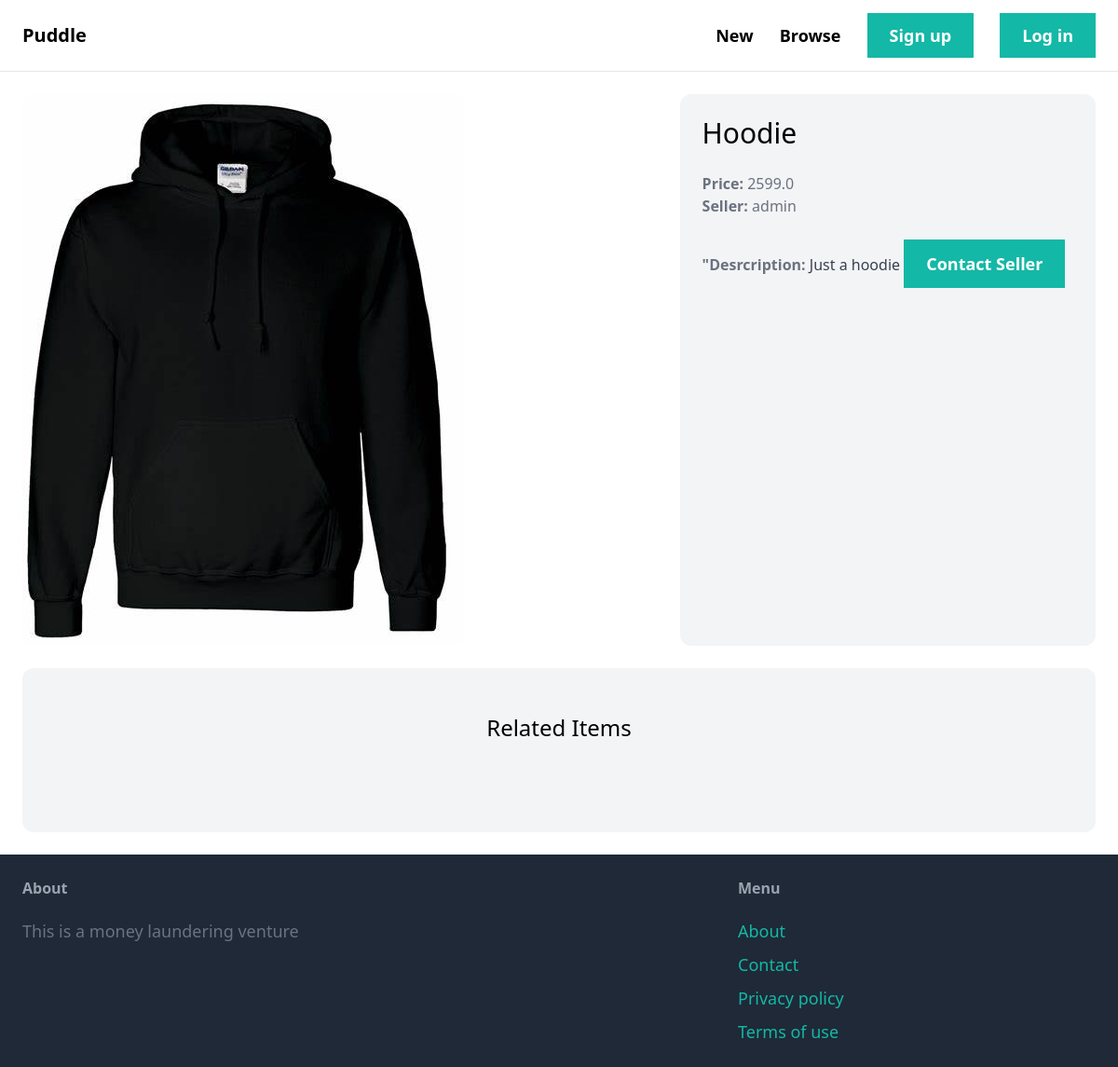
Screenshot of /items/2/ with the database file from the repository.
### item/models.py (models this page shows, shortened)
class Item(models.Model):
    category = models.ForeignKey(Category, related_name='items', on_delete=models.CASCADE)
    name = models.CharField(max_length=255)
    description = models.TextField(blank=True, null=True)
    price = models.FloatField()
    image = models.ImageField(upload_to='item_images', blank=True, null=True)
    is_sold = models.BooleanField(default = False)
    created_by = models.ForeignKey(User, related_name='items', on_delete=models.CASCADE)
    created_at = models.DateTimeField(auto_now_add=True)

### item/views.py (the view)
# urls.py: path('<int:pk>/', views.detail, name='detail'),
def detail(request, pk):
    item = get_object_or_404(Item, pk=pk)
    related_items = Item.objects.filter(category=item.category, is_sold=False).exclude(pk=pk)[0:3]
    return render(request, 'item/detail.html', {
        'item': item,
        'related_items': related_items
    })

### item/templates/item/detail.html (shortened to what this page needs)
{% extends 'core/base.html' %}
{% block content %}
<div class='grid grid-cols-5 gap-6'>
 <div class="col-span-3">
 <img src="{{item.image.url}}" class="rounded-xl">
 </div>
 <div class='col-span-2 p-6 bg-gray-100 rounded-xl'>
    <h1 class='mb-6 text-3xl'>{{item.name}}</h1>
    <p class="text-gray-500"><strong>Price: </strong>{{item.price}}</p>
    <p class="text-gray-500"><strong>Seller: </strong>{{item.created_by.username}}</p>
    <p class="text-gray-700">
        <strong class="text-gray-500">"Desrcription:</strong>
        {{item.description}}
        <a href='#' class="inline-block mt-6 px-6 py-3 text-lg font-semibold bg-teal-500 text-white hover:bg-teal-700">Contact Seller</a>
 </div>
 </div>
   <div class="mt-6 px-6 py-12 bg-gray-100 rounded-xl">
      <h2 class="mb-12 text-2xl text-center">Related Items</h2>
  </div>
 {% endblock %}

### rows the page displays
Item: image (picture), name "Hoodie", price "2599.0", created_by.username "admin", description "Just a hoodie"
